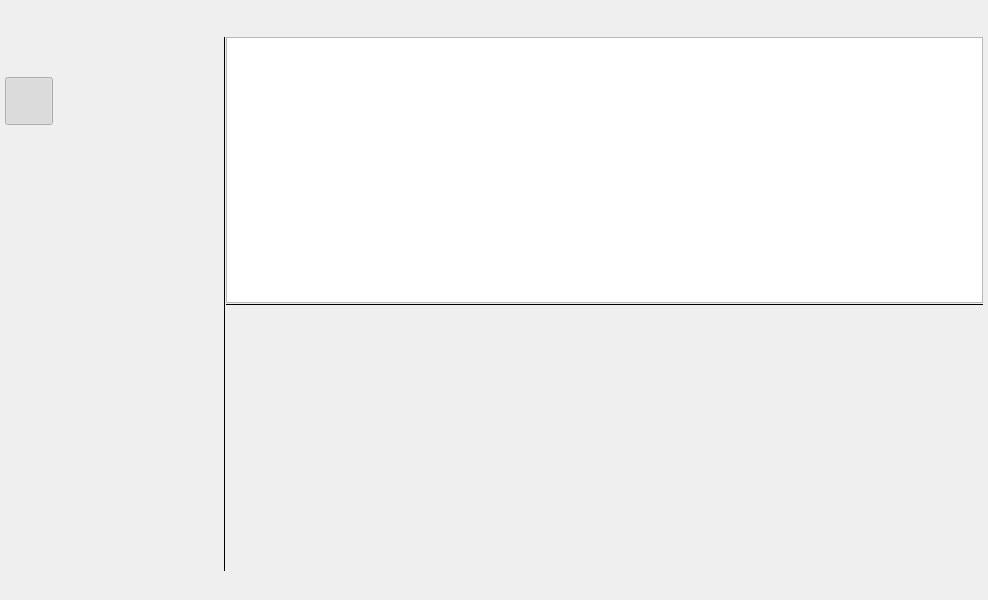
<?xml version="1.0" encoding="UTF-8"?>
<ui version="4.0">
 <class>Sho</class>
 <widget class="QMainWindow" name="Sho">
  <property name="geometry">
   <rect>
    <x>0</x>
    <y>0</y>
    <width>988</width>
    <height>600</height>
   </rect>
  </property>
  <property name="windowTitle">
   <string>MainWindow</string>
  </property>
  <property name="styleSheet">
   <string notr="true"/>
  </property>
  <widget class="QWidget" name="outer">
   <property name="styleSheet">
    <string notr="true"/>
   </property>
   <layout class="QVBoxLayout" name="appMargins">
    <property name="spacing">
     <number>0</number>
    </property>
    <property name="leftMargin">
     <number>5</number>
    </property>
    <property name="topMargin">
     <number>5</number>
    </property>
    <property name="rightMargin">
     <number>5</number>
    </property>
    <property name="bottomMargin">
     <number>5</number>
    </property>
    <item>
     <layout class="QHBoxLayout" name="horizontalLayout_6" stretch="0,0,1">
      <property name="spacing">
       <number>0</number>
      </property>
      <item>
       <widget class="QFrame" name="toolBar">
        <property name="sizePolicy">
         <sizepolicy hsizetype="Fixed" vsizetype="Preferred">
          <horstretch>0</horstretch>
          <verstretch>0</verstretch>
         </sizepolicy>
        </property>
        <property name="minimumSize">
         <size>
          <width>48</width>
          <height>0</height>
         </size>
        </property>
        <property name="maximumSize">
         <size>
          <width>48</width>
          <height>16777215</height>
         </size>
        </property>
        <property name="styleSheet">
         <string notr="true"/>
        </property>
        <property name="frameShape">
         <enum>QFrame::NoFrame</enum>
        </property>
        <property name="frameShadow">
         <enum>QFrame::Plain</enum>
        </property>
        <property name="lineWidth">
         <number>0</number>
        </property>
        <layout class="QVBoxLayout" name="verticalLayout_2">
         <property name="spacing">
          <number>0</number>
         </property>
         <property name="leftMargin">
          <number>0</number>
         </property>
         <property name="topMargin">
          <number>0</number>
         </property>
         <property name="rightMargin">
          <number>0</number>
         </property>
         <property name="bottomMargin">
          <number>9</number>
         </property>
         <item>
          <widget class="QToolButton" name="btnSetup">
           <property name="minimumSize">
            <size>
             <width>48</width>
             <height>48</height>
            </size>
           </property>
           <property name="maximumSize">
            <size>
             <width>48</width>
             <height>48</height>
            </size>
           </property>
           <property name="toolTip">
            <string>Main menu</string>
           </property>
           <property name="styleSheet">
            <string notr="true"/>
           </property>
           <property name="text">
            <string/>
           </property>
           <property name="iconSize">
            <size>
             <width>32</width>
             <height>32</height>
            </size>
           </property>
           <property name="popupMode">
            <enum>QToolButton::InstantPopup</enum>
           </property>
           <property name="autoRaise">
            <bool>true</bool>
           </property>
          </widget>
         </item>
         <item>
          <spacer name="verticalSpacer_2">
           <property name="orientation">
            <enum>Qt::Vertical</enum>
           </property>
           <property name="sizeType">
            <enum>QSizePolicy::Fixed</enum>
           </property>
           <property name="sizeHint" stdset="0">
            <size>
             <width>20</width>
             <height>24</height>
            </size>
           </property>
          </spacer>
         </item>
         <item>
          <widget class="QToolButton" name="btnDir">
           <property name="minimumSize">
            <size>
             <width>48</width>
             <height>48</height>
            </size>
           </property>
           <property name="maximumSize">
            <size>
             <width>48</width>
             <height>48</height>
            </size>
           </property>
           <property name="toolTip">
            <string>Show file list for current folder</string>
           </property>
           <property name="styleSheet">
            <string notr="true"/>
           </property>
           <property name="text">
            <string/>
           </property>
           <property name="iconSize">
            <size>
             <width>32</width>
             <height>32</height>
            </size>
           </property>
           <property name="checkable">
            <bool>true</bool>
           </property>
           <property name="checked">
            <bool>true</bool>
           </property>
           <property name="autoExclusive">
            <bool>true</bool>
           </property>
           <property name="autoRaise">
            <bool>true</bool>
           </property>
           <attribute name="buttonGroup">
            <string notr="true">buttons</string>
           </attribute>
          </widget>
         </item>
         <item>
          <widget class="QToolButton" name="btnFilter">
           <property name="minimumSize">
            <size>
             <width>48</width>
             <height>48</height>
            </size>
           </property>
           <property name="maximumSize">
            <size>
             <width>48</width>
             <height>48</height>
            </size>
           </property>
           <property name="toolTip">
            <string>Show file list by filter</string>
           </property>
           <property name="styleSheet">
            <string notr="true"/>
           </property>
           <property name="text">
            <string/>
           </property>
           <property name="iconSize">
            <size>
             <width>32</width>
             <height>32</height>
            </size>
           </property>
           <property name="checkable">
            <bool>true</bool>
           </property>
           <property name="checked">
            <bool>false</bool>
           </property>
           <property name="autoExclusive">
            <bool>true</bool>
           </property>
           <property name="autoRaise">
            <bool>true</bool>
           </property>
           <attribute name="buttonGroup">
            <string notr="true">buttons</string>
           </attribute>
          </widget>
         </item>
         <item>
          <widget class="QToolButton" name="btnFilterSetup">
           <property name="minimumSize">
            <size>
             <width>48</width>
             <height>48</height>
            </size>
           </property>
           <property name="maximumSize">
            <size>
             <width>48</width>
             <height>48</height>
            </size>
           </property>
           <property name="toolTip">
            <string>Setup file list filter</string>
           </property>
           <property name="text">
            <string/>
           </property>
           <property name="iconSize">
            <size>
             <width>32</width>
             <height>32</height>
            </size>
           </property>
           <property name="checkable">
            <bool>true</bool>
           </property>
           <property name="autoRaise">
            <bool>true</bool>
           </property>
           <attribute name="buttonGroup">
            <string notr="true">buttons</string>
           </attribute>
          </widget>
         </item>
         <item>
          <spacer name="verticalSpacer">
           <property name="orientation">
            <enum>Qt::Vertical</enum>
           </property>
           <property name="sizeHint" stdset="0">
            <size>
             <width>20</width>
             <height>286</height>
            </size>
           </property>
          </spacer>
         </item>
         <item>
          <widget class="QToolButton" name="btnToggleBar">
           <property name="minimumSize">
            <size>
             <width>48</width>
             <height>48</height>
            </size>
           </property>
           <property name="maximumSize">
            <size>
             <width>48</width>
             <height>48</height>
            </size>
           </property>
           <property name="toolTip">
            <string>Toggle left side bar, Ctrl+B</string>
           </property>
           <property name="styleSheet">
            <string notr="true"/>
           </property>
           <property name="text">
            <string/>
           </property>
           <property name="iconSize">
            <size>
             <width>24</width>
             <height>24</height>
            </size>
           </property>
           <property name="autoRaise">
            <bool>true</bool>
           </property>
          </widget>
         </item>
        </layout>
       </widget>
      </item>
      <item>
       <widget class="QFrame" name="container">
        <property name="sizePolicy">
         <sizepolicy hsizetype="Fixed" vsizetype="Preferred">
          <horstretch>0</horstretch>
          <verstretch>0</verstretch>
         </sizepolicy>
        </property>
        <property name="minimumSize">
         <size>
          <width>170</width>
          <height>0</height>
         </size>
        </property>
        <property name="maximumSize">
         <size>
          <width>170</width>
          <height>16777215</height>
         </size>
        </property>
        <property name="whatsThis">
         <string comment="Selected views..."/>
        </property>
        <property name="layoutDirection">
         <enum>Qt::LeftToRight</enum>
        </property>
        <property name="styleSheet">
         <string notr="true"/>
        </property>
       </widget>
      </item>
      <item>
       <widget class="QFrame" name="fileFrame">
        <property name="sizePolicy">
         <sizepolicy hsizetype="Preferred" vsizetype="Preferred">
          <horstretch>0</horstretch>
          <verstretch>0</verstretch>
         </sizepolicy>
        </property>
        <property name="minimumSize">
         <size>
          <width>170</width>
          <height>0</height>
         </size>
        </property>
        <property name="frameShape">
         <enum>QFrame::NoFrame</enum>
        </property>
        <property name="frameShadow">
         <enum>QFrame::Plain</enum>
        </property>
        <property name="lineWidth">
         <number>0</number>
        </property>
        <layout class="QVBoxLayout" name="verticalLayout_3">
         <property name="spacing">
          <number>0</number>
         </property>
         <property name="leftMargin">
          <number>0</number>
         </property>
         <property name="topMargin">
          <number>0</number>
         </property>
         <property name="rightMargin">
          <number>0</number>
         </property>
         <property name="bottomMargin">
          <number>0</number>
         </property>
         <item>
          <widget class="QFrame" name="topBar">
           <property name="sizePolicy">
            <sizepolicy hsizetype="Preferred" vsizetype="Fixed">
             <horstretch>0</horstretch>
             <verstretch>0</verstretch>
            </sizepolicy>
           </property>
           <property name="minimumSize">
            <size>
             <width>0</width>
             <height>32</height>
            </size>
           </property>
           <property name="maximumSize">
            <size>
             <width>16777215</width>
             <height>32</height>
            </size>
           </property>
           <property name="styleSheet">
            <string notr="true"/>
           </property>
           <property name="frameShape">
            <enum>QFrame::NoFrame</enum>
           </property>
           <property name="frameShadow">
            <enum>QFrame::Plain</enum>
           </property>
           <property name="lineWidth">
            <number>0</number>
           </property>
           <layout class="QHBoxLayout" name="horizontalLayout_4">
            <property name="spacing">
             <number>0</number>
            </property>
            <property name="leftMargin">
             <number>0</number>
            </property>
            <property name="topMargin">
             <number>0</number>
            </property>
            <property name="rightMargin">
             <number>0</number>
            </property>
            <property name="bottomMargin">
             <number>0</number>
            </property>
            <item>
             <layout class="QHBoxLayout" name="horizontalLayout_2">
              <property name="spacing">
               <number>9</number>
              </property>
              <property name="leftMargin">
               <number>9</number>
              </property>
              <property name="rightMargin">
               <number>24</number>
              </property>
              <item>
               <widget class="QLabel" name="files_heading">
                <property name="text">
                 <string/>
                </property>
               </widget>
              </item>
              <item>
               <spacer name="horizontalSpacer">
                <property name="orientation">
                 <enum>Qt::Horizontal</enum>
                </property>
                <property name="sizeHint" stdset="0">
                 <size>
                  <width>347</width>
                  <height>20</height>
                 </size>
                </property>
               </spacer>
              </item>
              <item>
               <widget class="QToolButton" name="recent_files">
                <property name="minimumSize">
                 <size>
                  <width>24</width>
                  <height>24</height>
                 </size>
                </property>
                <property name="maximumSize">
                 <size>
                  <width>24</width>
                  <height>24</height>
                 </size>
                </property>
                <property name="toolTip">
                 <string>List of recent files, Ctrl+H</string>
                </property>
                <property name="text">
                 <string/>
                </property>
                <property name="iconSize">
                 <size>
                  <width>22</width>
                  <height>22</height>
                 </size>
                </property>
                <property name="popupMode">
                 <enum>QToolButton::InstantPopup</enum>
                </property>
                <property name="autoRaise">
                 <bool>true</bool>
                </property>
               </widget>
              </item>
              <item>
               <widget class="QToolButton" name="btn_search">
                <property name="minimumSize">
                 <size>
                  <width>24</width>
                  <height>24</height>
                 </size>
                </property>
                <property name="maximumSize">
                 <size>
                  <width>24</width>
                  <height>24</height>
                 </size>
                </property>
                <property name="toolTip">
                 <string>Search files by name, Ctrl+F</string>
                </property>
                <property name="text">
                 <string/>
                </property>
                <property name="iconSize">
                 <size>
                  <width>22</width>
                  <height>22</height>
                 </size>
                </property>
                <property name="popupMode">
                 <enum>QToolButton::InstantPopup</enum>
                </property>
                <property name="autoRaise">
                 <bool>true</bool>
                </property>
               </widget>
              </item>
              <item>
               <widget class="QToolButton" name="field_menu">
                <property name="sizePolicy">
                 <sizepolicy hsizetype="Fixed" vsizetype="Fixed">
                  <horstretch>22</horstretch>
                  <verstretch>22</verstretch>
                 </sizepolicy>
                </property>
                <property name="minimumSize">
                 <size>
                  <width>24</width>
                  <height>24</height>
                 </size>
                </property>
                <property name="maximumSize">
                 <size>
                  <width>24</width>
                  <height>24</height>
                 </size>
                </property>
                <property name="toolTip">
                 <string>Show/hide list columns</string>
                </property>
                <property name="text">
                 <string/>
                </property>
                <property name="iconSize">
                 <size>
                  <width>22</width>
                  <height>22</height>
                 </size>
                </property>
                <property name="popupMode">
                 <enum>QToolButton::InstantPopup</enum>
                </property>
                <property name="autoRaise">
                 <bool>true</bool>
                </property>
               </widget>
              </item>
             </layout>
            </item>
            <item>
             <layout class="QHBoxLayout" name="horizontalLayout">
              <property name="spacing">
               <number>0</number>
              </property>
              <item>
               <widget class="QToolButton" name="minimize">
                <property name="minimumSize">
                 <size>
                  <width>45</width>
                  <height>32</height>
                 </size>
                </property>
                <property name="maximumSize">
                 <size>
                  <width>45</width>
                  <height>32</height>
                 </size>
                </property>
                <property name="text">
                 <string notr="true"/>
                </property>
                <property name="iconSize">
                 <size>
                  <width>24</width>
                  <height>24</height>
                 </size>
                </property>
                <property name="autoRaise">
                 <bool>true</bool>
                </property>
               </widget>
              </item>
              <item>
               <widget class="QToolButton" name="maximize">
                <property name="minimumSize">
                 <size>
                  <width>45</width>
                  <height>32</height>
                 </size>
                </property>
                <property name="maximumSize">
                 <size>
                  <width>45</width>
                  <height>32</height>
                 </size>
                </property>
                <property name="text">
                 <string notr="true"/>
                </property>
                <property name="iconSize">
                 <size>
                  <width>24</width>
                  <height>24</height>
                 </size>
                </property>
                <property name="autoRaise">
                 <bool>true</bool>
                </property>
               </widget>
              </item>
              <item>
               <widget class="QToolButton" name="close">
                <property name="minimumSize">
                 <size>
                  <width>45</width>
                  <height>32</height>
                 </size>
                </property>
                <property name="maximumSize">
                 <size>
                  <width>45</width>
                  <height>32</height>
                 </size>
                </property>
                <property name="text">
                 <string notr="true"/>
                </property>
                <property name="iconSize">
                 <size>
                  <width>24</width>
                  <height>24</height>
                 </size>
                </property>
                <property name="autoRaise">
                 <bool>true</bool>
                </property>
               </widget>
              </item>
             </layout>
            </item>
           </layout>
          </widget>
         </item>
         <item>
          <widget class="QFrame" name="bottomFileFrame">
           <layout class="QHBoxLayout" name="horizontalLayout_5">
            <property name="spacing">
             <number>0</number>
            </property>
            <property name="leftMargin">
             <number>0</number>
            </property>
            <property name="topMargin">
             <number>0</number>
            </property>
            <property name="rightMargin">
             <number>0</number>
            </property>
            <property name="bottomMargin">
             <number>0</number>
            </property>
            <item>
             <widget class="QFrame" name="vSplit">
              <property name="minimumSize">
               <size>
                <width>0</width>
                <height>0</height>
               </size>
              </property>
              <property name="maximumSize">
               <size>
                <width>16777215</width>
                <height>16777215</height>
               </size>
              </property>
              <property name="styleSheet">
               <string notr="true"/>
              </property>
              <property name="frameShape">
               <enum>QFrame::VLine</enum>
              </property>
              <property name="frameShadow">
               <enum>QFrame::Plain</enum>
              </property>
              <property name="lineWidth">
               <number>0</number>
              </property>
              <property name="midLineWidth">
               <number>3</number>
              </property>
             </widget>
            </item>
            <item>
             <layout class="QVBoxLayout" name="verticalLayout" stretch="0,0,0">
              <property name="spacing">
               <number>0</number>
              </property>
              <item>
               <widget class="QTreeView" name="file_list">
                <property name="sizePolicy">
                 <sizepolicy hsizetype="Preferred" vsizetype="Preferred">
                  <horstretch>0</horstretch>
                  <verstretch>0</verstretch>
                 </sizepolicy>
                </property>
                <property name="contextMenuPolicy">
                 <enum>Qt::CustomContextMenu</enum>
                </property>
                <property name="toolTip">
                 <string/>
                </property>
                <property name="styleSheet">
                 <string notr="true"/>
                </property>
                <property name="lineWidth">
                 <number>2</number>
                </property>
                <property name="dragEnabled">
                 <bool>true</bool>
                </property>
                <property name="dragDropMode">
                 <enum>QAbstractItemView::DragOnly</enum>
                </property>
                <property name="selectionMode">
                 <enum>QAbstractItemView::ExtendedSelection</enum>
                </property>
                <property name="indentation">
                 <number>3</number>
                </property>
                <property name="uniformRowHeights">
                 <bool>true</bool>
                </property>
                <property name="itemsExpandable">
                 <bool>false</bool>
                </property>
                <property name="sortingEnabled">
                 <bool>true</bool>
                </property>
                <property name="expandsOnDoubleClick">
                 <bool>false</bool>
                </property>
                <attribute name="headerStretchLastSection">
                 <bool>false</bool>
                </attribute>
               </widget>
              </item>
              <item>
               <widget class="QFrame" name="hSplit">
                <property name="sizePolicy">
                 <sizepolicy hsizetype="Preferred" vsizetype="Fixed">
                  <horstretch>0</horstretch>
                  <verstretch>0</verstretch>
                 </sizepolicy>
                </property>
                <property name="minimumSize">
                 <size>
                  <width>0</width>
                  <height>3</height>
                 </size>
                </property>
                <property name="frameShape">
                 <enum>QFrame::HLine</enum>
                </property>
                <property name="frameShadow">
                 <enum>QFrame::Plain</enum>
                </property>
                <property name="lineWidth">
                 <number>0</number>
                </property>
                <property name="midLineWidth">
                 <number>3</number>
                </property>
               </widget>
              </item>
              <item>
               <widget class="QFrame" name="noteHolder">
                <property name="sizePolicy">
                 <sizepolicy hsizetype="Preferred" vsizetype="Preferred">
                  <horstretch>0</horstretch>
                  <verstretch>0</verstretch>
                 </sizepolicy>
                </property>
                <property name="minimumSize">
                 <size>
                  <width>0</width>
                  <height>0</height>
                 </size>
                </property>
                <property name="styleSheet">
                 <string notr="true"/>
                </property>
                <property name="frameShape">
                 <enum>QFrame::NoFrame</enum>
                </property>
                <property name="frameShadow">
                 <enum>QFrame::Plain</enum>
                </property>
                <property name="lineWidth">
                 <number>0</number>
                </property>
               </widget>
              </item>
             </layout>
            </item>
           </layout>
          </widget>
         </item>
        </layout>
       </widget>
      </item>
     </layout>
    </item>
    <item>
     <widget class="QFrame" name="status">
      <property name="sizePolicy">
       <sizepolicy hsizetype="Preferred" vsizetype="Fixed">
        <horstretch>0</horstretch>
        <verstretch>0</verstretch>
       </sizepolicy>
      </property>
      <property name="minimumSize">
       <size>
        <width>0</width>
        <height>24</height>
       </size>
      </property>
      <property name="maximumSize">
       <size>
        <width>16777215</width>
        <height>24</height>
       </size>
      </property>
      <property name="styleSheet">
       <string notr="true"/>
      </property>
      <property name="frameShape">
       <enum>QFrame::NoFrame</enum>
      </property>
      <property name="frameShadow">
       <enum>QFrame::Plain</enum>
      </property>
      <property name="lineWidth">
       <number>0</number>
      </property>
      <layout class="QHBoxLayout" name="horizontalLayout_3">
       <property name="spacing">
        <number>6</number>
       </property>
       <property name="leftMargin">
        <number>9</number>
       </property>
       <property name="topMargin">
        <number>0</number>
       </property>
       <property name="rightMargin">
        <number>9</number>
       </property>
       <property name="bottomMargin">
        <number>0</number>
       </property>
       <item>
        <widget class="QLabel" name="busy">
         <property name="frameShape">
          <enum>QFrame::NoFrame</enum>
         </property>
         <property name="text">
          <string/>
         </property>
         <property name="alignment">
          <set>Qt::AlignCenter</set>
         </property>
         <property name="margin">
          <number>0</number>
         </property>
        </widget>
       </item>
       <item>
        <widget class="QLabel" name="db_name">
         <property name="toolTip">
          <string>DB name, click to open db list</string>
         </property>
         <property name="frameShape">
          <enum>QFrame::NoFrame</enum>
         </property>
         <property name="text">
          <string/>
         </property>
         <property name="alignment">
          <set>Qt::AlignCenter</set>
         </property>
         <property name="margin">
          <number>0</number>
         </property>
        </widget>
       </item>
       <item>
        <spacer name="horizontalSpacer_2">
         <property name="orientation">
          <enum>Qt::Horizontal</enum>
         </property>
         <property name="sizeHint" stdset="0">
          <size>
           <width>40</width>
           <height>20</height>
          </size>
         </property>
        </spacer>
       </item>
       <item>
        <widget class="QLabel" name="folder_path">
         <property name="toolTip">
          <string>Current branch of the folders</string>
         </property>
         <property name="text">
          <string/>
         </property>
        </widget>
       </item>
       <item>
        <widget class="QLabel" name="current_filename">
         <property name="toolTip">
          <string>Current file name</string>
         </property>
         <property name="text">
          <string/>
         </property>
        </widget>
       </item>
       <item>
        <widget class="QLabel" name="edited_file">
         <property name="toolTip">
          <string>click go to the edited file</string>
         </property>
         <property name="text">
          <string/>
         </property>
        </widget>
       </item>
       <item>
        <widget class="QLabel" name="file_count">
         <property name="toolTip">
          <string>file count</string>
         </property>
         <property name="frameShape">
          <enum>QFrame::NoFrame</enum>
         </property>
         <property name="text">
          <string/>
         </property>
         <property name="margin">
          <number>0</number>
         </property>
        </widget>
       </item>
      </layout>
     </widget>
    </item>
   </layout>
  </widget>
 </widget>
 <resources/>
 <connections/>
 <buttongroups>
  <buttongroup name="buttons"/>
 </buttongroups>
</ui>
